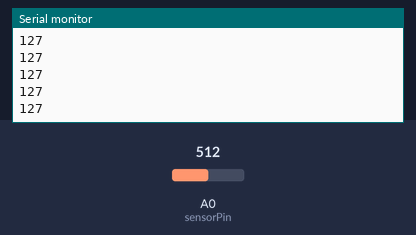
Recording of a sketch running on a simulated Arduino Uno, built with avr-gcc and run on an emulated ATmega328P. Parts: the last lines printed to the serial monitor. The test bench sets the inputs (shaded band); at power-on: A0 (sensorPin) = 512.

Above: at 1.2 s.
1.3 s: A0 (sensorPin) set to 716
At 2.1 s:
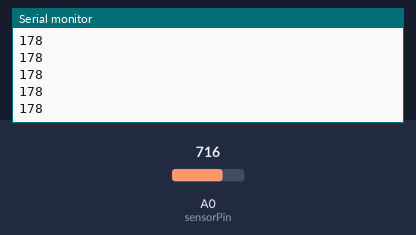
2.8 s: A0 (sensorPin) set to 900
At 3.3 s:
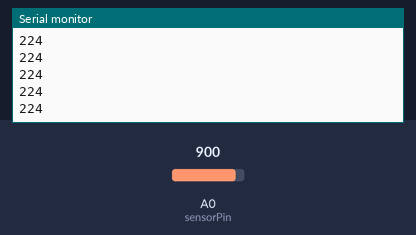
Timing chart, 0 to 5.8 s (numbered marks = the images above; inputs shaded):
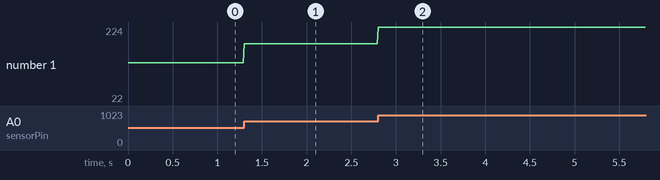

Measured:
- after the input at 1.3 s, the serial monitor: prints a new line at once (image 1)
- after the input at 2.8 s, the serial monitor: prints a new line at once (image 2)
- plotted number 1: 127 → 178 after the input at 1.3 s, 178 → 22 after the input at 2.8 s

The sketch:

sendval.ino
```cpp
// Send a value from Arduino and read that value from a processing app.

// Use this demo together with the Processing sketches.
// readAndPlay
// readVal

int sensorPin = A0; // Analog pin that the sensor is connected to.

int sensorData = 0;

void setup() {
  Serial.begin(9600);
}

void loop() {
  sensorData = analogRead(sensorPin);

  Serial.println(map(sensorData, 0, 1023, 0, 255));

  delay(10);
}
```
